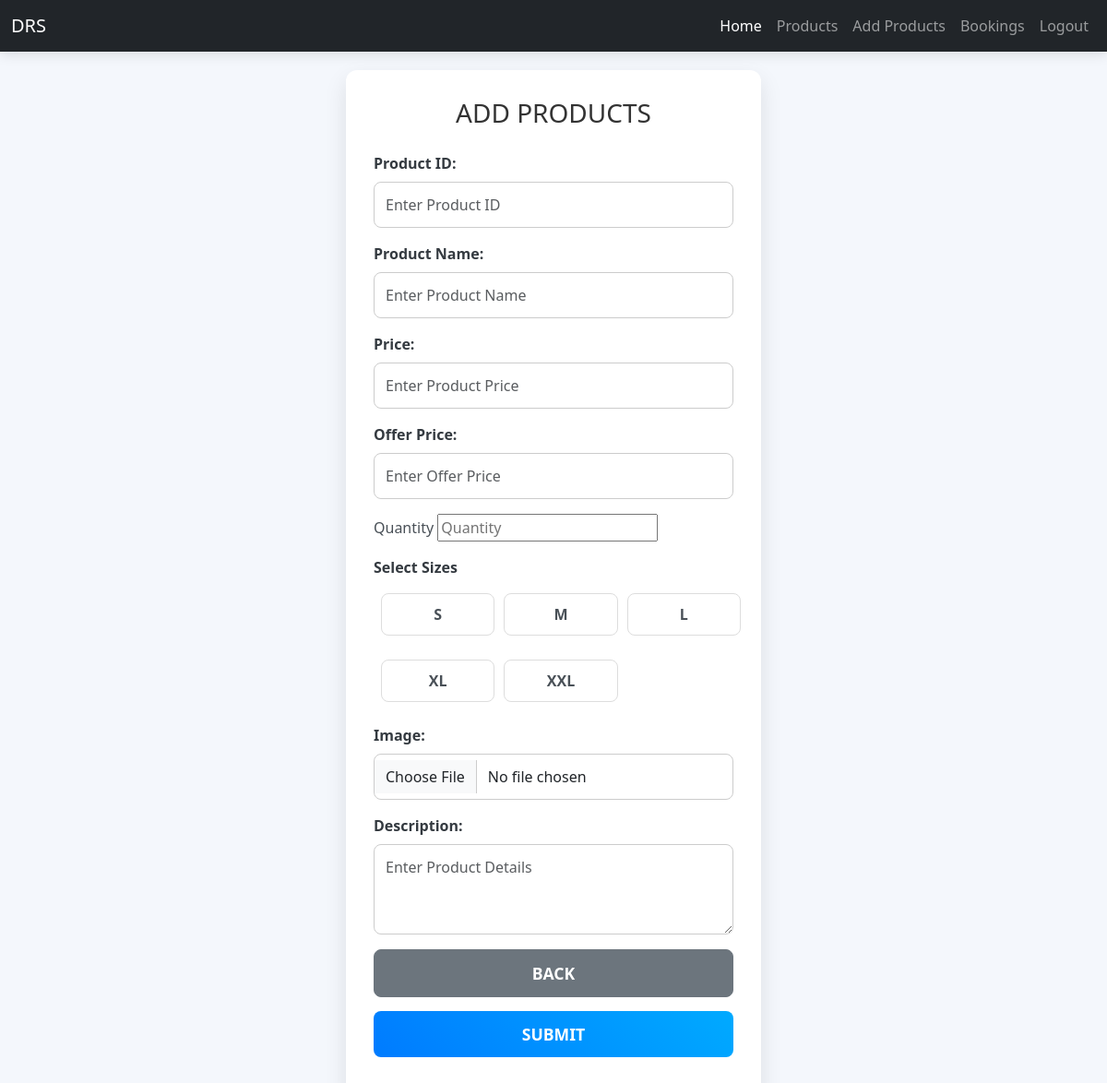
The page /add_prod/ (signed in) on the database its author committed.
### app/models.py (models this page shows, shortened)
class Size(models.Model):
    size = models.CharField(max_length=10)  # E.g., '6', '7', '8.5', '9', '10'

### app/views.py (the view)
# urls.py: path('add_prod/',views.add_prod),
def add_prod(req):
    if 'drs_shop' in req.session:
        if req.method=='POST':
            prd_id=req.POST['prd_id']
            prd_name=req.POST['prd_name']
            prd_price=req.POST['prd_price']
            ofr_price=req.POST['ofr_price']
            img=req.FILES['img']
            prd_dis=req.POST['prd_dis']
            sizes = req.POST.getlist('sizes')
            quantity = int(req.POST['quantity'])  # Fetch quantity from form
            product = Product.objects.create(
                pro_id=prd_id,
                name=prd_name,
                price=prd_price,
                ofr_price=ofr_price,
                img=img,
                dis=prd_dis,
                quantity=quantity  # Add quantity to the product
            )
            for size in sizes:
                size_obj, created = Size.objects.get_or_create(size=size)
                product.sizes.add(size_obj)
            return redirect(add_prod)
        else:
            all_sizes = Size.objects.all()
            return render(req, 'shop/add_pro.html', {'all_sizes': all_sizes})
    else:
        return redirect(shp_login)

### templates/shop/add_pro.html (shortened to what this page needs)
<!DOCTYPE html>
<html lang="en">
<head>
    <link href="https://cdn.jsdelivr.net/npm/bootstrap@5.3.3/dist/css/bootstrap.min.css" rel="stylesheet">
</head>
<body>
    <nav class="navbar navbar-expand-lg navbar-dark bg-dark">
        <div class="container">
            <a class="navbar-brand" href="#">DRS</a>
            <div class="collapse navbar-collapse" id="navbarNav">
                <ul class="navbar-nav ms-auto">
                    <li class="nav-item"><a class="nav-link active" href="/shp_home">Home</a></li>
                    <li class="nav-item"><a class="nav-link" href="/products">Products</a></li>
                    <li class="nav-item"><a class="nav-link" href="#">Add Products</a></li>
                    <li class="nav-item"><a class="nav-link" href="/bookings">Bookings</a></li>
                    <li class="nav-item"><a class="nav-link" href="/shp_logout">Logout</a></li>
                </ul>
            </div>
        </div>
    </nav>
    <div class="form-container">
        <div class="form-card">
            <h4>ADD PRODUCTS</h4>
            <form action="" method="post" enctype="multipart/form-data">
                <div class="mb-3">
                    <label for="prod_id" class="form-label">Product ID:</label>
                    <input type="text" class="form-control" placeholder="Enter Product ID" name="prd_id">
                </div>
                <div class="mb-3">
                    <label for="prd_name" class="form-label">Product Name:</label>
                    <input type="text" class="form-control" placeholder="Enter Product Name" name="prd_name">
                </div>
                <div class="mb-3">
                    <label for="price" class="form-label">Price:</label>
                    <input type="number" class="form-control" placeholder="Enter Product Price" name="prd_price">
                </div>
                <div class="mb-3">
                    <label for="ofrprice" class="form-label">Offer Price:</label>
                    <input type="number" class="form-control" placeholder="Enter Offer Price" name="ofr_price">
                </div>
                <div class="mb-3">
                    <label for="quantity">Quantity</label>
                    <input type="number" name="quantity" placeholder="Quantity" required>
                </div>
                <div class="mb-3">
                    <label for="sizes" class="form-label">Select Sizes</label>
                    <div class="size-options">
                        {% for size in all_sizes %}
                            <div class="size-option" id="size_{{ size.size }}">
                                <label for="checkbox_{{ size.size }}" class="size-label">{{ size.size }}</label>
                            </div>
                        {% endfor %}
                    </div>
                </div>
                <div class="mb-3">
                    <label for="img" class="form-label">Image:</label>
                    <input type="file" class="form-control" name="img">
                </div>
                <div class="mb-3">
                    <label for="dis" class="form-label">Description:</label>
                    <textarea class="form-control" placeholder="Enter Product Details" name="prd_dis" rows="3"></textarea>
                </div>
                <div class="mb-3">
                    <a href="shp_home" class="btn btn-secondary btn-back">Back</a>
                    <button type="submit" class="btn btn-primary">Submit</button>
                </div>
            </form>
        </div>
    </div>
</body>
</html>

### templates/shop/add_pro.html (style rules this page uses)
body { background-color: #f4f7fc; font-family: 'Segoe UI', Tahoma, Geneva, Verdana, sans-serif; color: #495057; margin: 0; padding: 0; }
.navbar { box-shadow: 0px 4px 12px rgba(0, 0, 0, 0.1); }
.form-container { display: flex; justify-content: center; align-items: center; min-height: 100vh; padding: 20px; }
.form-card { background: #ffffff; padding: 30px; border-radius: 12px; box-shadow: 0 10px 25px rgba(0, 0, 0, 0.1); width: 100%; max-width: 450px; transition: transform 0.3s ease, box-shadow 0.3s ease; }
h4 { text-align: center; color: #333; margin-bottom: 25px; font-size: 1.75rem; }
.form-label { font-weight: 600; color: #343a40; }
.form-control { border-radius: 8px; padding: 12px; font-size: 1rem; border: 1px solid #ccc; transition: border-color 0.3s ease; }
.btn { width: 100%; padding: 12px; border-radius: 8px; font-weight: 600; font-size: 1.1rem; text-transform: uppercase; cursor: pointer; transition: background-color 0.3s ease, transform 0.3s ease; }
.btn-primary { background: linear-gradient(45deg, #007bff, #00aaff); border: none; color: white; }
.btn-secondary { background-color: #6c757d; border-color: #6c757d; }
.btn-back { margin-bottom: 15px; }
.mb-3 { margin-bottom: 20px; }
.container { max-width: 1200px; }
.size-option { display: inline-block; width: 100%; padding: 10px; border: 1px solid #ddd; border-radius: 8px; margin: 8px; text-align: center; cursor: pointer; transition: background-color 0.3s ease, transform 0.3s ease; }
.size-label { font-size: 1rem; font-weight: 600; }
.size-options { display: grid; grid-template-columns: repeat(auto-fill, minmax(120px, 1fr)); gap: 10px; }

### rows shown on the page
Size: size "S"
Size: size "M"
Size: size "L"
Size: size "XL"
Size: size "XXL"
